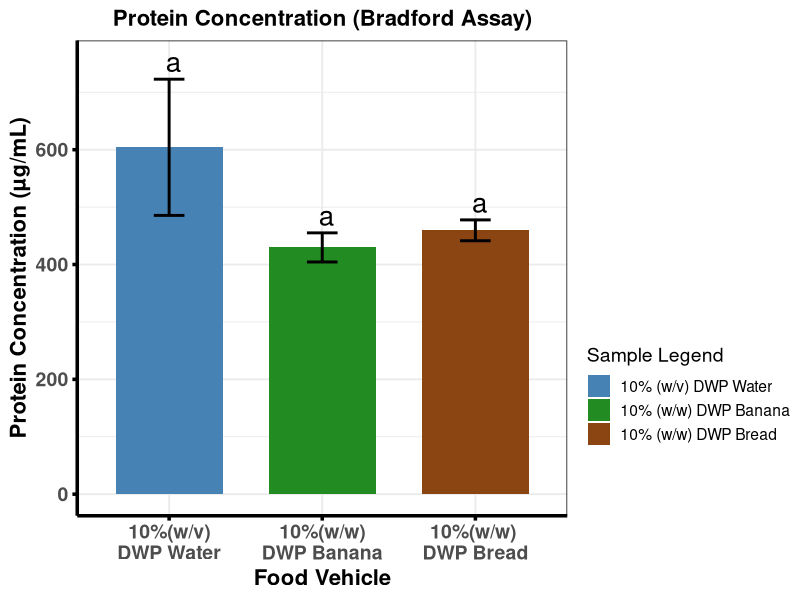

R code for this plot:
#This Code is made by Maruf Raihan (PhD,NICHE,Ulster)for Bradford data statistical analysis and visual presentation

library(emmeans)
library(multcomp)
library(multcompView)
library(ggplot2)

# ---------------------------------------------------------
# 1. RAW DATA
# ---------------------------------------------------------
df <- data.frame(
  Sample = factor(rep(c("10%(w/v)\nDWP Water", "10%(w/w)\nDWP Banana", "10%(w/w) \nDWP Bread"), each = 3),
                  levels = c("10%(w/v)\nDWP Water", "10%(w/w)\nDWP Banana", "10%(w/w) \nDWP Bread")),
  Protein = c(
    639.00, 472.04, 701.52,   # 10%(w/v)\nDWP Water
    400.72, 441.69, 447.00,   # 10%(w/w)\nDWP Banana
    448.05, 480.52, 450.14    # 10%(w/w) \nDWP Bread"
  )
)

# ---------------------------------------------------------
# 2. DESCRIPTIVE STATS
# ---------------------------------------------------------
df_stats <- aggregate(Protein ~ Sample, df, function(x) {
  c(Mean = mean(x), SD = sd(x), CV = sd(x)/mean(x)*100)
})

df_stats <- do.call(data.frame, df_stats)
names(df_stats) <- c("Sample", "Mean", "SD", "CV")

# ---------------------------------------------------------
# 3. ANOVA + TUKEY
# ---------------------------------------------------------
model <- aov(Protein ~ Sample, data = df)
emm <- emmeans(model, ~ Sample)
tukey <- summary(pairs(emm, adjust = "tukey"))

# ---------------------------------------------------------
# 4. Tukey LETTERS
# ---------------------------------------------------------
cld_out <- suppressMessages(
  cld(emm, Letters = letters, adjust = "tukey")
)

df_plot <- merge(df_stats, cld_out[, c("Sample", ".group")], by = "Sample")

# ---------------------------------------------------------
# 5. BASE PLOT
# ---------------------------------------------------------
p_bradford <- ggplot(df_plot, aes(x = Sample, y = Mean, fill = Sample)) +
  geom_col(width = 0.7) +
  geom_errorbar(aes(ymin = Mean - SD, ymax = Mean + SD),
                width = 0.2, linewidth = 1) +
  geom_text(aes(label = .group, y = Mean + SD + 30), size = 7) +
  
  scale_fill_manual(
    name= "Sample Legend",
    values = c("10%(w/v)\nDWP Water" = "steelblue",
               "10%(w/w)\nDWP Banana" = "forestgreen",
               "10%(w/w) \nDWP Bread" = "saddlebrown"),
    labels = c(
      "10% (w/v) DWP Water",
      "10% (w/w) DWP Banana",
      "10% (w/w) DWP Bread"
    ),
  ) +
  
  theme_bw(base_size = 14) +
  theme(
    legend.position = "right",
    legend.box = "vertical",
    legend.margin = margin(t = 170),      # push legend downward
    plot.title = element_text(size = 16, face = "bold", hjust = 0.5),
    axis.text.x = element_text(size = 14, face = "bold"),
    axis.text.y = element_text(size = 14, face = "bold"),
    axis.title.x = element_text(size = 16, face = "bold"),
    axis.title.y = element_text(size = 16, face = "bold"),
    axis.line = element_line(colour = "black", linewidth = 1.2),
    axis.ticks = element_line(colour = "black", linewidth = 1.2)
  ) +
  labs(
    title = "Protein Concentration (Bradford Assay)",
    x = "Food Vehicle",
    y = "Protein Concentration (µg/mL)"
  ) 

# ---------------------------------------------------------
# 6. SINGLE ANOVA BRACKET ACROSS ALL THREE BARS
# ---------------------------------------------------------
#p_bradford <- p_bradford +
#  annotate("segment", x = 1, xend = 3, y = 1050, yend = 1050, linewidth = 1.2) +
# annotate("text", x = 2, y = 1080, label = "*", size = 8)

# ---------------------------------------------------------
# 7. PRINT
# ---------------------------------------------------------
print(p_bradford)

cat("\n=== DESCRIPTIVE STATS ===\n")
print(df_stats)

cat("\n=== ANOVA SUMMARY ===\n")
print(summary(model))

cat("\n=== TUKEY POST-HOC ===\n")
print(tukey)
